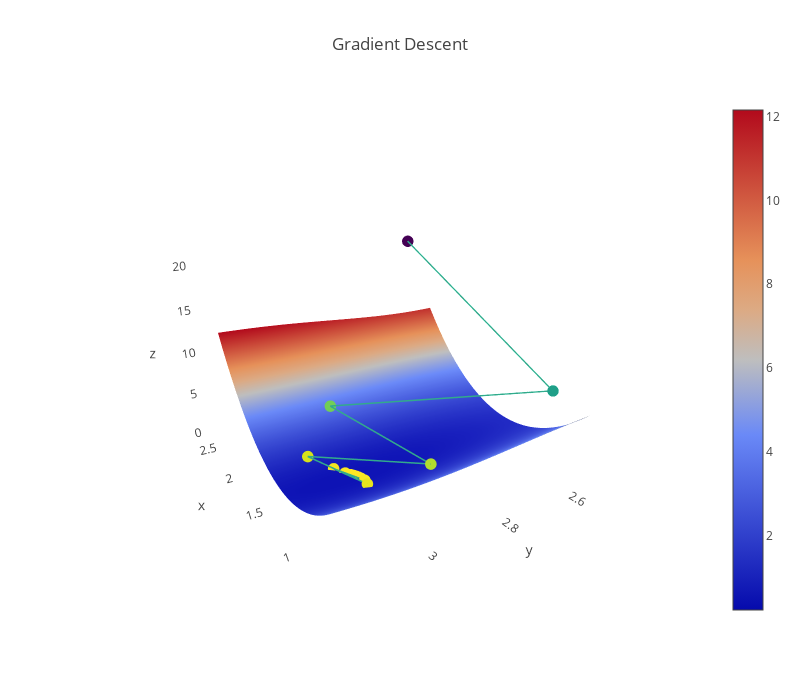

Here is the notebook cell this chart was saved with:
### Code cell
# Run me to see another 3D plot (gradient descent with decaying alpha)
plot_3d(ts_decay[:, 0], ts_decay[:, 1], loss_decay, average_squared_loss, sin_model, x, y)
